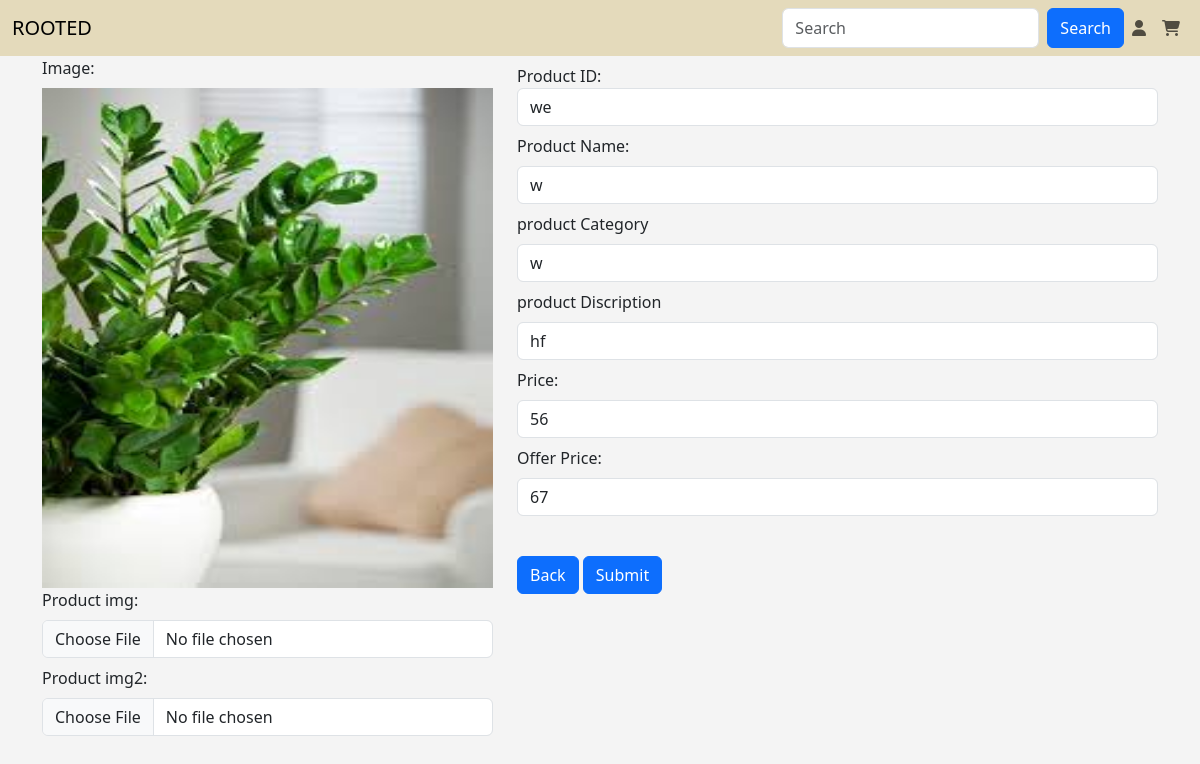
Page /update_prd/1 on the earlier database version.
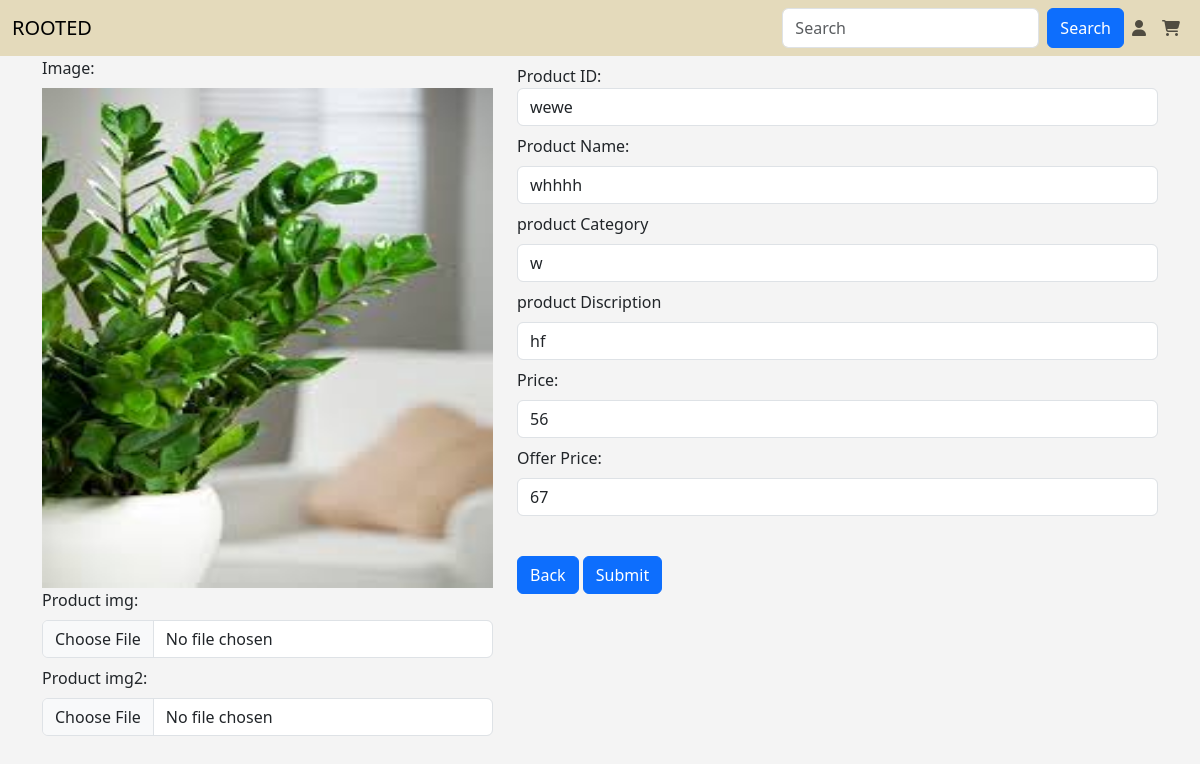
Same page on the later database version.
### app/models.py (models this page shows, shortened)
class Plants(models.Model):
    p_id=models.TextField()
    name=models.TextField()
    p_catg=models.TextField()
    p_dis=models.TextField()
    price=models.IntegerField()
    offer_price=models.IntegerField()
    img=models.FileField()
    img2=models.FileField()
    stock=models.IntegerField()
    catg=models.ForeignKey(Category,on_delete=models.CASCADE)
    mcatg=models.ForeignKey(Main_cat,on_delete=models.CASCADE)

### app/views.py (the view)
# urls.py: path('update_prd/<pid>',views.update_prd),
def update_prd(req,pid):
    data=Plants.objects.get(pk=pid)
    if req.method=='POST':
        p_id=req.POST['p_id']
        name=req.POST['name']
        p_catg=req.POST['p_catg']
        p_dis=req.POST['p_dis']
        price=req.POST['price']
        offer_price=req.POST['offer_price']
        img= req.FILES['img']
        img2=req.FILES['img2']
        data=Plants.objects.filter(pk=pid).update(p_id=p_id,name=name,p_catg=p_catg,p_dis=p_dis,price=price,offer_price=offer_price,img=img,img2=img2)
        return redirect(view_prdts)
    else:
        data1=Category.objects.all()
        data2=Main_cat.objects.all()
        return render(req,'admin/update.html',{'data':data,'data1':data1,'data2':data2})

### templates/admin/update.html (shortened to what this page needs)
<!DOCTYPE html>
<html lang="en">
<head>
    {% load static %}
    <link rel="stylesheet" href="https://cdnjs.cloudflare.com/ajax/libs/font-awesome/6.6.0/css/all.min.css">
    <link href="https://cdn.jsdelivr.net/npm/bootstrap@5.3.3/dist/css/bootstrap.min.css" rel="stylesheet">
    <link rel="stylesheet" href="{% static 'css/style.css'%}">
</head>
<body>
<nav class="navbar navbar-expand-sm " id="navb">
  <div class="container-fluid">
    <a class="navbar-brand" href="../homep">ROOTED</a>
    <div class="collapse navbar-collapse" id="collapsibleNavbar">
      <form class="d-flex">
        <input class="form-control me-2" type="text" placeholder="Search">
        <button class="btn btn-primary" type="button">Search</button>
        <ul class="navbar-nav me-auto">
          <li class="nav-item">
            <a class="nav-link" href="m_login"><i class="fa-solid fa-user"></i></a>
          </li>
          <li class="nav-item">
            <a class="nav-link" href="view_cart"><i class="fa-solid fa-cart-shopping"></i></a>
          </li>
        </ul>
      </form>
    </div>
  </div>
</nav>
<div class="form-container">
  <div>
  <form action="" method="post" enctype="multipart/form-data">
<div class="container">
  <div class="row">
      <div class="col-lg-5">
          <div class="mb-2">
              <label for="img" class="form-label">Image:</label>
              <img src="{{data.img.url}}" alt="" style="width: 100% ;height: 500px;">
              <div class="mb-2">
                <label for="prd_name" class="form-label">Product img:</label>
                <input type="file" class="form-control" placeholder=" Product img" name="img">
              </div>
              <div class="mb-2">
                <label for="prd_name" class="form-label">Product img2:</label>
                <input type="file" class="form-control" placeholder=" Product img2" name="img2">
              </div>
            </div>
      </div>
      <div class="col-lg-7">
          <div class="mb-2 mt-2">
              <label for="prod_id" class="">Product ID:</label>
              <input type="text" class="form-control" placeholder=" Product id" name="p_id" value="{{data.p_id}}">
            </div>
            <div class="mb-2">
              <label for="prd_name" class="form-label">Product Name:</label>
              <input type="text" class="form-control" placeholder=" Product name" name="name" value="{{data.name}}">
            </div>
            <div class="mb-2">
              <label for="price" class="form-label">product Category</label>
              <input type="text" class="form-control" placeholder="Plant type" name="p_catg" value="{{data.p_catg}}">
            </div>
            <div class="mb-2">
              <label for="price" class="form-label">product Discription</label>
              <input type="text" class="form-control" placeholder="Plant type" name="p_dis" value="{{data.p_dis}}">
            </div>
            <div class="mb-2">
              <label for="price" class="form-label">Price:</label>
              <input type="number" class="form-control" placeholder=" Product price" name="price" value="{{data.price}}">
            </div>
            <div class="mb-2">
              <label for="price" class="form-label">Offer Price:</label>
              <input type="number" class="form-control" placeholder=" Product price" name="offer_price" value="{{data.offer_price}}">
            </div>
            <div class="form-check mb-2">
            </div>
            <div>
              <a type="submit" href="shop_home" class="btn btn-primary">Back</a>
              <button type="submit" class="btn btn-primary" value="update">Submit</button>
            </div>
      </div>
  </div>
</div>
</form>
</div>
</div>
    </body>
</html>

Differences in the rows shown:
changed Plants "hf": p_id "we" → "wewe"; name "w" → "whhhh"
